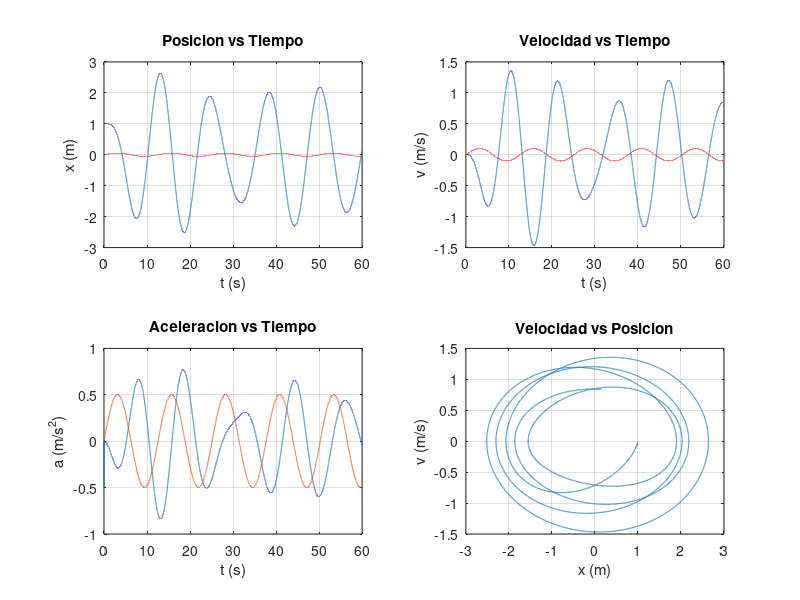

This chart was generated by the following MATLAB code:
clear,clf;
n=0;
dt=0.001;
k=1;m=2;b=0.1;F=1;w=0.5;
t0=0;tfinal=60;
x=1;v=0;
a=-k/m*x;
pt(1)=t0;px(1)=x;
pv(1)=v;pa(1)=a;

for t0=0:dt:tfinal
	
	n=n+1;
	a=-k/m*x-b/m*v+F/m*cos(w*t0);
	v=v+a*dt;
	x=x+v*dt;
	
	pt(n+1)=t0;
	px(n+1)=x;
	pv(n+1)=v;
	pa(n+1)=a;

end

subplot(2,2,1),plot(pt,px,pt,0.05*sin(w*pt)),xlabel('t (s)'),ylabel('x (m)'),title('Posicion vs Tiempo'),grid on;
subplot(2,2,2),plot(pt,pv,pt,0.1*sin(w*pt)),xlabel('t (s)'),ylabel('v (m/s)'),title('Velocidad vs Tiempo'),grid on;
subplot(2,2,3),plot(pt,pa,pt,0.5*sin(w*pt)),xlabel('t (s)'),ylabel('a (m/s^2)'),title('Aceleracion vs Tiempo'),grid on;
subplot(2,2,4),plot(px,pv),xlabel('x (m)'),ylabel('v (m/s)'),title('Velocidad vs Posicion'),grid on;
